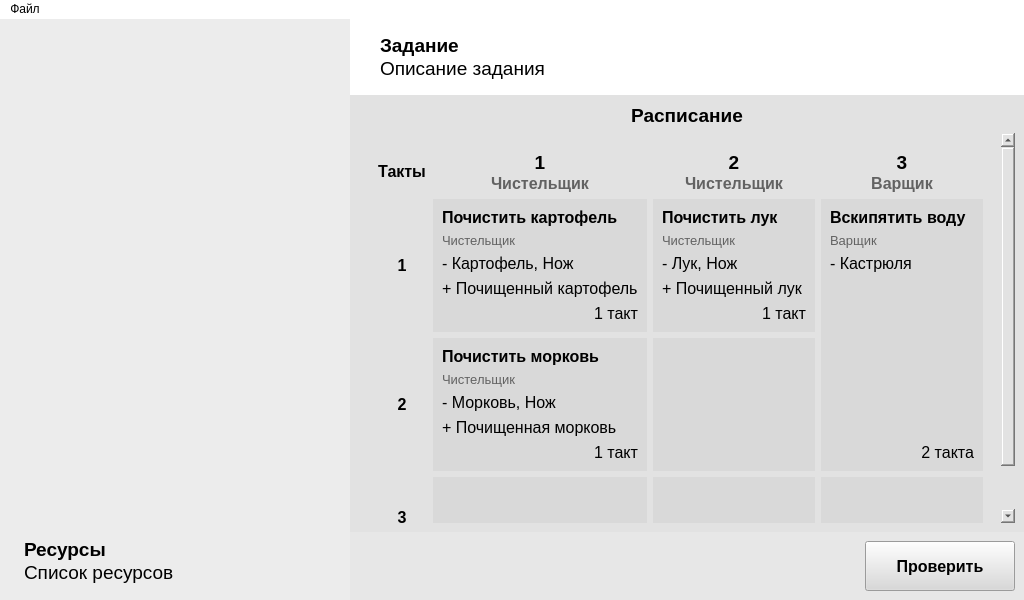
<?xml version="1.0" encoding="UTF-8"?>
<ui version="4.0">
 <class>MainWindow</class>
 <widget class="QMainWindow" name="MainWindow">
  <property name="geometry">
   <rect>
    <x>0</x>
    <y>0</y>
    <width>1024</width>
    <height>600</height>
   </rect>
  </property>
  <property name="minimumSize">
   <size>
    <width>1024</width>
    <height>600</height>
   </size>
  </property>
  <property name="windowTitle">
   <string>Параллель</string>
  </property>
  <property name="styleSheet">
   <string notr="true">background-color: #fff</string>
  </property>
  <property name="tabShape">
   <enum>QTabWidget::Rounded</enum>
  </property>
  <widget class="QWidget" name="centralwidget">
   <property name="sizePolicy">
    <sizepolicy hsizetype="Preferred" vsizetype="Preferred">
     <horstretch>0</horstretch>
     <verstretch>0</verstretch>
    </sizepolicy>
   </property>
   <property name="maximumSize">
    <size>
     <width>99999</width>
     <height>99999</height>
    </size>
   </property>
   <layout class="QHBoxLayout" name="horizontalLayout_2" stretch="0,1">
    <property name="spacing">
     <number>0</number>
    </property>
    <property name="leftMargin">
     <number>0</number>
    </property>
    <property name="topMargin">
     <number>0</number>
    </property>
    <property name="rightMargin">
     <number>0</number>
    </property>
    <property name="bottomMargin">
     <number>0</number>
    </property>
    <item>
     <widget class="QWidget" name="leftWidget" native="true">
      <property name="minimumSize">
       <size>
        <width>350</width>
        <height>0</height>
       </size>
      </property>
      <property name="styleSheet">
       <string notr="true">background-color: #ECECEC</string>
      </property>
      <layout class="QVBoxLayout" name="verticalLayout" stretch="0,0">
       <property name="spacing">
        <number>0</number>
       </property>
       <property name="bottomMargin">
        <number>1</number>
       </property>
       <item>
        <widget class="QScrollArea" name="actionScrollArea">
         <property name="frameShape">
          <enum>QFrame::NoFrame</enum>
         </property>
         <property name="widgetResizable">
          <bool>true</bool>
         </property>
         <property name="alignment">
          <set>Qt::AlignLeading|Qt::AlignLeft|Qt::AlignVCenter</set>
         </property>
         <widget class="QWidget" name="actionScrollAreaWidgetContents">
          <property name="geometry">
           <rect>
            <x>0</x>
            <y>0</y>
            <width>326</width>
            <height>499</height>
           </rect>
          </property>
          <layout class="QVBoxLayout" name="verticalLayout_3">
           <property name="sizeConstraint">
            <enum>QLayout::SetDefaultConstraint</enum>
           </property>
          </layout>
         </widget>
        </widget>
       </item>
       <item>
        <widget class="QWidget" name="resourcesWidget" native="true">
         <property name="sizePolicy">
          <sizepolicy hsizetype="Preferred" vsizetype="Fixed">
           <horstretch>0</horstretch>
           <verstretch>0</verstretch>
          </sizepolicy>
         </property>
         <layout class="QVBoxLayout" name="verticalLayout_10">
          <property name="spacing">
           <number>0</number>
          </property>
          <property name="leftMargin">
           <number>15</number>
          </property>
          <property name="topMargin">
           <number>15</number>
          </property>
          <property name="rightMargin">
           <number>15</number>
          </property>
          <property name="bottomMargin">
           <number>15</number>
          </property>
          <item>
           <widget class="QLabel" name="resourcesTitleLabel">
            <property name="sizePolicy">
             <sizepolicy hsizetype="Preferred" vsizetype="Fixed">
              <horstretch>0</horstretch>
              <verstretch>0</verstretch>
             </sizepolicy>
            </property>
            <property name="font">
             <font>
              <pointsize>14</pointsize>
              <weight>75</weight>
              <bold>true</bold>
             </font>
            </property>
            <property name="text">
             <string>Ресурсы</string>
            </property>
           </widget>
          </item>
          <item>
           <widget class="QLabel" name="resourcesListLabel">
            <property name="sizePolicy">
             <sizepolicy hsizetype="Preferred" vsizetype="Fixed">
              <horstretch>0</horstretch>
              <verstretch>0</verstretch>
             </sizepolicy>
            </property>
            <property name="font">
             <font>
              <pointsize>14</pointsize>
             </font>
            </property>
            <property name="text">
             <string>Список ресурсов</string>
            </property>
            <property name="wordWrap">
             <bool>true</bool>
            </property>
           </widget>
          </item>
         </layout>
        </widget>
       </item>
      </layout>
     </widget>
    </item>
    <item>
     <widget class="QWidget" name="rightWidget" native="true">
      <layout class="QVBoxLayout" name="verticalLayout_2" stretch="0,0,0">
       <property name="spacing">
        <number>0</number>
       </property>
       <property name="leftMargin">
        <number>0</number>
       </property>
       <property name="topMargin">
        <number>0</number>
       </property>
       <property name="rightMargin">
        <number>0</number>
       </property>
       <property name="bottomMargin">
        <number>0</number>
       </property>
       <item>
        <widget class="QWidget" name="taskWidget" native="true">
         <property name="sizePolicy">
          <sizepolicy hsizetype="Preferred" vsizetype="Fixed">
           <horstretch>0</horstretch>
           <verstretch>0</verstretch>
          </sizepolicy>
         </property>
         <layout class="QVBoxLayout" name="verticalLayout_12">
          <property name="spacing">
           <number>0</number>
          </property>
          <property name="leftMargin">
           <number>30</number>
          </property>
          <property name="topMargin">
           <number>15</number>
          </property>
          <property name="rightMargin">
           <number>30</number>
          </property>
          <property name="bottomMargin">
           <number>15</number>
          </property>
          <item>
           <widget class="QLabel" name="taskTitleLabel">
            <property name="sizePolicy">
             <sizepolicy hsizetype="Preferred" vsizetype="Fixed">
              <horstretch>0</horstretch>
              <verstretch>0</verstretch>
             </sizepolicy>
            </property>
            <property name="font">
             <font>
              <family>.AppleSystemUIFont</family>
              <pointsize>14</pointsize>
              <weight>75</weight>
              <bold>true</bold>
             </font>
            </property>
            <property name="text">
             <string>Задание</string>
            </property>
           </widget>
          </item>
          <item>
           <widget class="QLabel" name="taskDescLabel">
            <property name="sizePolicy">
             <sizepolicy hsizetype="Preferred" vsizetype="Fixed">
              <horstretch>0</horstretch>
              <verstretch>0</verstretch>
             </sizepolicy>
            </property>
            <property name="font">
             <font>
              <pointsize>14</pointsize>
             </font>
            </property>
            <property name="text">
             <string>Описание задания</string>
            </property>
            <property name="wordWrap">
             <bool>true</bool>
            </property>
           </widget>
          </item>
         </layout>
        </widget>
       </item>
       <item>
        <widget class="QWidget" name="timetableWidget" native="true">
         <property name="font">
          <font>
           <weight>50</weight>
           <bold>false</bold>
          </font>
         </property>
         <property name="styleSheet">
          <string notr="true">background-color: #E2E2E2</string>
         </property>
         <layout class="QVBoxLayout" name="verticalLayout_5">
          <item>
           <widget class="QLabel" name="timatableTitleLabel">
            <property name="sizePolicy">
             <sizepolicy hsizetype="Preferred" vsizetype="Fixed">
              <horstretch>0</horstretch>
              <verstretch>0</verstretch>
             </sizepolicy>
            </property>
            <property name="font">
             <font>
              <pointsize>14</pointsize>
              <weight>75</weight>
              <bold>true</bold>
             </font>
            </property>
            <property name="text">
             <string>Расписание</string>
            </property>
            <property name="alignment">
             <set>Qt::AlignCenter</set>
            </property>
           </widget>
          </item>
          <item>
           <widget class="QScrollArea" name="scrollArea_2">
            <property name="frameShape">
             <enum>QFrame::NoFrame</enum>
            </property>
            <property name="widgetResizable">
             <bool>true</bool>
            </property>
            <widget class="QWidget" name="scrollAreaWidgetContents_2">
             <property name="geometry">
              <rect>
               <x>0</x>
               <y>0</y>
               <width>650</width>
               <height>456</height>
              </rect>
             </property>
             <layout class="QVBoxLayout" name="verticalLayout_7">
              <item>
               <widget class="QWidget" name="timetableContextWidget" native="true">
                <property name="styleSheet">
                 <string notr="true"/>
                </property>
                <layout class="QGridLayout" name="gridLayout" rowstretch="0,0,0,0" columnstretch="0,0,0,0,0,0">
                 <item row="0" column="2">
                  <widget class="QLabel" name="label">
                   <property name="sizePolicy">
                    <sizepolicy hsizetype="Fixed" vsizetype="Fixed">
                     <horstretch>0</horstretch>
                     <verstretch>0</verstretch>
                    </sizepolicy>
                   </property>
                   <property name="minimumSize">
                    <size>
                     <width>50</width>
                     <height>0</height>
                    </size>
                   </property>
                   <property name="font">
                    <font>
                     <pointsize>12</pointsize>
                     <weight>75</weight>
                     <bold>true</bold>
                    </font>
                   </property>
                   <property name="text">
                    <string>Такты</string>
                   </property>
                   <property name="alignment">
                    <set>Qt::AlignCenter</set>
                   </property>
                  </widget>
                 </item>
                 <item row="2" column="2">
                  <widget class="QLabel" name="label_10">
                   <property name="sizePolicy">
                    <sizepolicy hsizetype="Preferred" vsizetype="Fixed">
                     <horstretch>0</horstretch>
                     <verstretch>0</verstretch>
                    </sizepolicy>
                   </property>
                   <property name="minimumSize">
                    <size>
                     <width>0</width>
                     <height>80</height>
                    </size>
                   </property>
                   <property name="font">
                    <font>
                     <pointsize>12</pointsize>
                     <weight>75</weight>
                     <bold>true</bold>
                    </font>
                   </property>
                   <property name="text">
                    <string>2</string>
                   </property>
                   <property name="alignment">
                    <set>Qt::AlignCenter</set>
                   </property>
                  </widget>
                 </item>
                 <item row="1" column="2">
                  <widget class="QLabel" name="label_9">
                   <property name="sizePolicy">
                    <sizepolicy hsizetype="Preferred" vsizetype="Fixed">
                     <horstretch>0</horstretch>
                     <verstretch>0</verstretch>
                    </sizepolicy>
                   </property>
                   <property name="font">
                    <font>
                     <pointsize>12</pointsize>
                     <weight>75</weight>
                     <bold>true</bold>
                    </font>
                   </property>
                   <property name="text">
                    <string>1</string>
                   </property>
                   <property name="alignment">
                    <set>Qt::AlignCenter</set>
                   </property>
                  </widget>
                 </item>
                 <item row="1" column="5" rowspan="2">
                  <widget class="QWidget" name="widget_5" native="true">
                   <property name="styleSheet">
                    <string notr="true">background-color: #D9D9D9</string>
                   </property>
                   <layout class="QVBoxLayout" name="verticalLayout_14" stretch="0,0,0,1">
                    <item>
                     <widget class="QLabel" name="taskLabel_4">
                      <property name="font">
                       <font>
                        <pointsize>12</pointsize>
                        <weight>75</weight>
                        <bold>true</bold>
                       </font>
                      </property>
                      <property name="text">
                       <string>Вскипятить воду</string>
                      </property>
                      <property name="alignment">
                       <set>Qt::AlignLeading|Qt::AlignLeft|Qt::AlignTop</set>
                      </property>
                     </widget>
                    </item>
                    <item>
                     <widget class="QLabel" name="roleLabel_4">
                      <property name="font">
                       <font>
                        <pointsize>10</pointsize>
                       </font>
                      </property>
                      <property name="styleSheet">
                       <string notr="true">color: #626262</string>
                      </property>
                      <property name="lineWidth">
                       <number>0</number>
                      </property>
                      <property name="text">
                       <string>Варщик</string>
                      </property>
                      <property name="alignment">
                       <set>Qt::AlignLeading|Qt::AlignLeft|Qt::AlignTop</set>
                      </property>
                     </widget>
                    </item>
                    <item>
                     <widget class="QLabel" name="usedResourcesLabel_2">
                      <property name="font">
                       <font>
                        <pointsize>12</pointsize>
                       </font>
                      </property>
                      <property name="styleSheet">
                       <string notr="true"/>
                      </property>
                      <property name="text">
                       <string>- Кастрюля</string>
                      </property>
                      <property name="alignment">
                       <set>Qt::AlignLeading|Qt::AlignLeft|Qt::AlignTop</set>
                      </property>
                      <property name="wordWrap">
                       <bool>true</bool>
                      </property>
                     </widget>
                    </item>
                    <item>
                     <widget class="QLabel" name="durationLabel_4">
                      <property name="font">
                       <font>
                        <pointsize>12</pointsize>
                       </font>
                      </property>
                      <property name="text">
                       <string>2 такта</string>
                      </property>
                      <property name="alignment">
                       <set>Qt::AlignBottom|Qt::AlignRight|Qt::AlignTrailing</set>
                      </property>
                     </widget>
                    </item>
                   </layout>
                  </widget>
                 </item>
                 <item row="0" column="3">
                  <widget class="QWidget" name="widget" native="true">
                   <property name="sizePolicy">
                    <sizepolicy hsizetype="Preferred" vsizetype="Fixed">
                     <horstretch>0</horstretch>
                     <verstretch>0</verstretch>
                    </sizepolicy>
                   </property>
                   <property name="minimumSize">
                    <size>
                     <width>150</width>
                     <height>0</height>
                    </size>
                   </property>
                   <layout class="QVBoxLayout" name="verticalLayout_6">
                    <property name="spacing">
                     <number>0</number>
                    </property>
                    <property name="leftMargin">
                     <number>0</number>
                    </property>
                    <property name="topMargin">
                     <number>0</number>
                    </property>
                    <property name="rightMargin">
                     <number>0</number>
                    </property>
                    <property name="bottomMargin">
                     <number>0</number>
                    </property>
                    <item>
                     <widget class="QLabel" name="label_2">
                      <property name="font">
                       <font>
                        <pointsize>14</pointsize>
                        <weight>75</weight>
                        <bold>true</bold>
                       </font>
                      </property>
                      <property name="text">
                       <string>1</string>
                      </property>
                      <property name="alignment">
                       <set>Qt::AlignCenter</set>
                      </property>
                     </widget>
                    </item>
                    <item>
                     <widget class="QLabel" name="label_3">
                      <property name="font">
                       <font>
                        <pointsize>12</pointsize>
                        <weight>75</weight>
                        <bold>true</bold>
                       </font>
                      </property>
                      <property name="styleSheet">
                       <string notr="true">color: #626262</string>
                      </property>
                      <property name="text">
                       <string>Чистельщик</string>
                      </property>
                      <property name="alignment">
                       <set>Qt::AlignCenter</set>
                      </property>
                     </widget>
                    </item>
                   </layout>
                  </widget>
                 </item>
                 <item row="2" column="4">
                  <widget class="QWidget" name="widget_7" native="true">
                   <property name="styleSheet">
                    <string notr="true">background-color: #D9D9D9</string>
                   </property>
                   <layout class="QVBoxLayout" name="verticalLayout_16"/>
                  </widget>
                 </item>
                 <item row="2" column="3">
                  <widget class="QWidget" name="widget_8" native="true">
                   <property name="styleSheet">
                    <string notr="true">background-color: #D9D9D9</string>
                   </property>
                   <layout class="QVBoxLayout" name="verticalLayout_17" stretch="0,0,0,0,1">
                    <item>
                     <widget class="QLabel" name="taskLabel_6">
                      <property name="font">
                       <font>
                        <pointsize>12</pointsize>
                        <weight>75</weight>
                        <bold>true</bold>
                       </font>
                      </property>
                      <property name="text">
                       <string>Почистить морковь</string>
                      </property>
                      <property name="alignment">
                       <set>Qt::AlignLeading|Qt::AlignLeft|Qt::AlignTop</set>
                      </property>
                     </widget>
                    </item>
                    <item>
                     <widget class="QLabel" name="roleLabel_6">
                      <property name="font">
                       <font>
                        <pointsize>10</pointsize>
                       </font>
                      </property>
                      <property name="styleSheet">
                       <string notr="true">color: #626262</string>
                      </property>
                      <property name="lineWidth">
                       <number>0</number>
                      </property>
                      <property name="text">
                       <string>Чистельщик</string>
                      </property>
                      <property name="alignment">
                       <set>Qt::AlignLeading|Qt::AlignLeft|Qt::AlignTop</set>
                      </property>
                     </widget>
                    </item>
                    <item>
                     <widget class="QLabel" name="usedResourcesLabel_5">
                      <property name="font">
                       <font>
                        <pointsize>12</pointsize>
                       </font>
                      </property>
                      <property name="styleSheet">
                       <string notr="true"/>
                      </property>
                      <property name="text">
                       <string>- Морковь, Нож</string>
                      </property>
                      <property name="alignment">
                       <set>Qt::AlignLeading|Qt::AlignLeft|Qt::AlignTop</set>
                      </property>
                      <property name="wordWrap">
                       <bool>true</bool>
                      </property>
                     </widget>
                    </item>
                    <item>
                     <widget class="QLabel" name="newResourcesLabel_4">
                      <property name="font">
                       <font>
                        <pointsize>12</pointsize>
                       </font>
                      </property>
                      <property name="text">
                       <string>+ Почищенная морковь</string>
                      </property>
                     </widget>
                    </item>
                    <item>
                     <widget class="QLabel" name="durationLabel_6">
                      <property name="font">
                       <font>
                        <pointsize>12</pointsize>
                       </font>
                      </property>
                      <property name="text">
                       <string>1 такт</string>
                      </property>
                      <property name="alignment">
                       <set>Qt::AlignBottom|Qt::AlignRight|Qt::AlignTrailing</set>
                      </property>
                     </widget>
                    </item>
                   </layout>
                  </widget>
                 </item>
                 <item row="0" column="5">
                  <widget class="QWidget" name="widget_3" native="true">
                   <property name="sizePolicy">
                    <sizepolicy hsizetype="Preferred" vsizetype="Fixed">
                     <horstretch>0</horstretch>
                     <verstretch>0</verstretch>
                    </sizepolicy>
                   </property>
                   <property name="minimumSize">
                    <size>
                     <width>150</width>
                     <height>0</height>
                    </size>
                   </property>
                   <layout class="QVBoxLayout" name="verticalLayout_9">
                    <property name="spacing">
                     <number>0</number>
                    </property>
                    <property name="leftMargin">
                     <number>0</number>
                    </property>
                    <property name="topMargin">
                     <number>0</number>
                    </property>
                    <property name="rightMargin">
                     <number>0</number>
                    </property>
                    <property name="bottomMargin">
                     <number>0</number>
                    </property>
                    <item>
                     <widget class="QLabel" name="label_6">
                      <property name="font">
                       <font>
                        <pointsize>14</pointsize>
                        <weight>75</weight>
                        <bold>true</bold>
                       </font>
                      </property>
                      <property name="text">
                       <string>3</string>
                      </property>
                      <property name="alignment">
                       <set>Qt::AlignCenter</set>
                      </property>
                     </widget>
                    </item>
                    <item>
                     <widget class="QLabel" name="label_7">
                      <property name="font">
                       <font>
                        <pointsize>12</pointsize>
                        <weight>75</weight>
                        <bold>true</bold>
                       </font>
                      </property>
                      <property name="styleSheet">
                       <string notr="true">color: #626262</string>
                      </property>
                      <property name="text">
                       <string>Варщик</string>
                      </property>
                      <property name="alignment">
                       <set>Qt::AlignCenter</set>
                      </property>
                     </widget>
                    </item>
                   </layout>
                  </widget>
                 </item>
                 <item row="1" column="4">
                  <widget class="QWidget" name="widget_6" native="true">
                   <property name="styleSheet">
                    <string notr="true">background-color: #D9D9D9</string>
                   </property>
                   <layout class="QVBoxLayout" name="verticalLayout_15" stretch="0,0,0,0,1">
                    <item>
                     <widget class="QLabel" name="taskLabel_5">
                      <property name="font">
                       <font>
                        <pointsize>12</pointsize>
                        <weight>75</weight>
                        <bold>true</bold>
                       </font>
                      </property>
                      <property name="text">
                       <string>Почистить лук</string>
                      </property>
                      <property name="alignment">
                       <set>Qt::AlignLeading|Qt::AlignLeft|Qt::AlignTop</set>
                      </property>
                     </widget>
                    </item>
                    <item>
                     <widget class="QLabel" name="roleLabel_5">
                      <property name="font">
                       <font>
                        <pointsize>10</pointsize>
                       </font>
                      </property>
                      <property name="styleSheet">
                       <string notr="true">color: #626262</string>
                      </property>
                      <property name="lineWidth">
                       <number>0</number>
                      </property>
                      <property name="text">
                       <string>Чистельщик</string>
                      </property>
                      <property name="alignment">
                       <set>Qt::AlignLeading|Qt::AlignLeft|Qt::AlignTop</set>
                      </property>
                     </widget>
                    </item>
                    <item>
                     <widget class="QLabel" name="usedResourcesLabel_3">
                      <property name="font">
                       <font>
                        <pointsize>12</pointsize>
                       </font>
                      </property>
                      <property name="styleSheet">
                       <string notr="true"/>
                      </property>
                      <property name="text">
                       <string>- Лук, Нож</string>
                      </property>
                      <property name="alignment">
                       <set>Qt::AlignLeading|Qt::AlignLeft|Qt::AlignTop</set>
                      </property>
                      <property name="wordWrap">
                       <bool>true</bool>
                      </property>
                     </widget>
                    </item>
                    <item>
                     <widget class="QLabel" name="newResourcesLabel_2">
                      <property name="font">
                       <font>
                        <pointsize>12</pointsize>
                       </font>
                      </property>
                      <property name="text">
                       <string>+ Почищенный лук</string>
                      </property>
                     </widget>
                    </item>
                    <item>
                     <widget class="QLabel" name="durationLabel_5">
                      <property name="font">
                       <font>
                        <pointsize>12</pointsize>
                       </font>
                      </property>
                      <property name="text">
                       <string>1 такт</string>
                      </property>
                      <property name="alignment">
                       <set>Qt::AlignBottom|Qt::AlignRight|Qt::AlignTrailing</set>
                      </property>
                     </widget>
                    </item>
                   </layout>
                  </widget>
                 </item>
                 <item row="0" column="4">
                  <widget class="QWidget" name="widget_2" native="true">
                   <property name="sizePolicy">
                    <sizepolicy hsizetype="Preferred" vsizetype="Fixed">
                     <horstretch>0</horstretch>
                     <verstretch>0</verstretch>
                    </sizepolicy>
                   </property>
                   <property name="minimumSize">
                    <size>
                     <width>150</width>
                     <height>0</height>
                    </size>
                   </property>
                   <layout class="QVBoxLayout" name="verticalLayout_8">
                    <property name="spacing">
                     <number>0</number>
                    </property>
                    <property name="leftMargin">
                     <number>0</number>
                    </property>
                    <property name="topMargin">
                     <number>0</number>
                    </property>
                    <property name="rightMargin">
                     <number>0</number>
                    </property>
                    <property name="bottomMargin">
                     <number>0</number>
                    </property>
                    <item>
                     <widget class="QLabel" name="label_4">
                      <property name="font">
                       <font>
                        <pointsize>14</pointsize>
                        <weight>75</weight>
                        <bold>true</bold>
                       </font>
                      </property>
                      <property name="text">
                       <string>2</string>
                      </property>
                      <property name="alignment">
                       <set>Qt::AlignCenter</set>
                      </property>
                     </widget>
                    </item>
                    <item>
                     <widget class="QLabel" name="label_5">
                      <property name="font">
                       <font>
                        <pointsize>12</pointsize>
                        <weight>75</weight>
                        <bold>true</bold>
                       </font>
                      </property>
                      <property name="styleSheet">
                       <string notr="true">color: #626262</string>
                      </property>
                      <property name="text">
                       <string>Чистельщик</string>
                      </property>
                      <property name="alignment">
                       <set>Qt::AlignCenter</set>
                      </property>
                     </widget>
                    </item>
                   </layout>
                  </widget>
                 </item>
                 <item row="1" column="3">
                  <widget class="QWidget" name="widget_4" native="true">
                   <property name="styleSheet">
                    <string notr="true">background-color: #D9D9D9</string>
                   </property>
                   <layout class="QVBoxLayout" name="verticalLayout_13" stretch="0,0,0,0,1">
                    <item>
                     <widget class="QLabel" name="taskLabel_3">
                      <property name="font">
                       <font>
                        <pointsize>12</pointsize>
                        <weight>75</weight>
                        <bold>true</bold>
                       </font>
                      </property>
                      <property name="text">
                       <string>Почистить картофель</string>
                      </property>
                      <property name="alignment">
                       <set>Qt::AlignLeading|Qt::AlignLeft|Qt::AlignTop</set>
                      </property>
                     </widget>
                    </item>
                    <item>
                     <widget class="QLabel" name="roleLabel_3">
                      <property name="font">
                       <font>
                        <pointsize>10</pointsize>
                       </font>
                      </property>
                      <property name="styleSheet">
                       <string notr="true">color: #626262</string>
                      </property>
                      <property name="lineWidth">
                       <number>0</number>
                      </property>
                      <property name="text">
                       <string>Чистельщик</string>
                      </property>
                      <property name="alignment">
                       <set>Qt::AlignLeading|Qt::AlignLeft|Qt::AlignTop</set>
                      </property>
                     </widget>
                    </item>
                    <item>
                     <widget class="QLabel" name="usedResourcesLabel">
                      <property name="font">
                       <font>
                        <pointsize>12</pointsize>
                       </font>
                      </property>
                      <property name="styleSheet">
                       <string notr="true"/>
                      </property>
                      <property name="text">
                       <string>- Картофель, Нож</string>
                      </property>
                      <property name="alignment">
                       <set>Qt::AlignLeading|Qt::AlignLeft|Qt::AlignTop</set>
                      </property>
                      <property name="wordWrap">
                       <bool>true</bool>
                      </property>
                     </widget>
                    </item>
                    <item>
                     <widget class="QLabel" name="newResourcesLabel">
                      <property name="font">
                       <font>
                        <pointsize>12</pointsize>
                       </font>
                      </property>
                      <property name="text">
                       <string>+ Почищенный картофель</string>
                      </property>
                     </widget>
                    </item>
                    <item>
                     <widget class="QLabel" name="durationLabel_3">
                      <property name="font">
                       <font>
                        <pointsize>12</pointsize>
                       </font>
                      </property>
                      <property name="text">
                       <string>1 такт</string>
                      </property>
                      <property name="alignment">
                       <set>Qt::AlignBottom|Qt::AlignRight|Qt::AlignTrailing</set>
                      </property>
                     </widget>
                    </item>
                   </layout>
                  </widget>
                 </item>
                 <item row="3" column="2">
                  <widget class="QLabel" name="label_11">
                   <property name="sizePolicy">
                    <sizepolicy hsizetype="Preferred" vsizetype="Fixed">
                     <horstretch>0</horstretch>
                     <verstretch>0</verstretch>
                    </sizepolicy>
                   </property>
                   <property name="minimumSize">
                    <size>
                     <width>0</width>
                     <height>80</height>
                    </size>
                   </property>
                   <property name="font">
                    <font>
                     <pointsize>12</pointsize>
                     <weight>75</weight>
                     <bold>true</bold>
                    </font>
                   </property>
                   <property name="text">
                    <string>3</string>
                   </property>
                   <property name="alignment">
                    <set>Qt::AlignCenter</set>
                   </property>
                  </widget>
                 </item>
                 <item row="3" column="4">
                  <widget class="QWidget" name="widget_10" native="true">
                   <property name="styleSheet">
                    <string notr="true">background-color: #D9D9D9</string>
                   </property>
                   <layout class="QVBoxLayout" name="verticalLayout_19"/>
                  </widget>
                 </item>
                 <item row="3" column="5">
                  <widget class="QWidget" name="widget_11" native="true">
                   <property name="styleSheet">
                    <string notr="true">background-color: #D9D9D9</string>
                   </property>
                   <layout class="QVBoxLayout" name="verticalLayout_20"/>
                  </widget>
                 </item>
                 <item row="3" column="3">
                  <widget class="QWidget" name="widget_9" native="true">
                   <property name="styleSheet">
                    <string notr="true">background-color: #D9D9D9</string>
                   </property>
                   <layout class="QVBoxLayout" name="verticalLayout_18"/>
                  </widget>
                 </item>
                </layout>
               </widget>
              </item>
              <item>
               <spacer name="verticalSpacer">
                <property name="orientation">
                 <enum>Qt::Vertical</enum>
                </property>
                <property name="sizeHint" stdset="0">
                 <size>
                  <width>20</width>
                  <height>0</height>
                 </size>
                </property>
               </spacer>
              </item>
             </layout>
            </widget>
           </widget>
          </item>
         </layout>
        </widget>
       </item>
       <item>
        <widget class="QWidget" name="buttonWidget" native="true">
         <property name="sizePolicy">
          <sizepolicy hsizetype="Preferred" vsizetype="Fixed">
           <horstretch>0</horstretch>
           <verstretch>0</verstretch>
          </sizepolicy>
         </property>
         <property name="styleSheet">
          <string notr="true">background-color: #E7E7E7</string>
         </property>
         <layout class="QHBoxLayout" name="horizontalLayout_8">
          <item>
           <spacer name="horizontalSpacer">
            <property name="orientation">
             <enum>Qt::Horizontal</enum>
            </property>
            <property name="sizeHint" stdset="0">
             <size>
              <width>40</width>
              <height>20</height>
             </size>
            </property>
           </spacer>
          </item>
          <item>
           <widget class="QPushButton" name="checkBtn">
            <property name="sizePolicy">
             <sizepolicy hsizetype="Fixed" vsizetype="Fixed">
              <horstretch>0</horstretch>
              <verstretch>0</verstretch>
             </sizepolicy>
            </property>
            <property name="minimumSize">
             <size>
              <width>150</width>
              <height>50</height>
             </size>
            </property>
            <property name="font">
             <font>
              <pointsize>12</pointsize>
              <weight>75</weight>
              <bold>true</bold>
             </font>
            </property>
            <property name="styleSheet">
             <string notr="true">background-color: #D9D9D9</string>
            </property>
            <property name="text">
             <string>Проверить</string>
            </property>
           </widget>
          </item>
         </layout>
        </widget>
       </item>
      </layout>
     </widget>
    </item>
   </layout>
  </widget>
  <widget class="QMenuBar" name="menubar">
   <property name="geometry">
    <rect>
     <x>0</x>
     <y>0</y>
     <width>1024</width>
     <height>24</height>
    </rect>
   </property>
   <widget class="QMenu" name="menu">
    <property name="title">
     <string>Файл</string>
    </property>
    <addaction name="action"/>
    <addaction name="action_2"/>
    <addaction name="separator"/>
    <addaction name="action_4"/>
   </widget>
   <addaction name="menu"/>
  </widget>
  <action name="action">
   <property name="text">
    <string>Создать</string>
   </property>
  </action>
  <action name="action_2">
   <property name="text">
    <string>Открыть</string>
   </property>
  </action>
  <action name="action_4">
   <property name="text">
    <string>Перейти в конструктор</string>
   </property>
  </action>
 </widget>
 <resources/>
 <connections/>
</ui>
